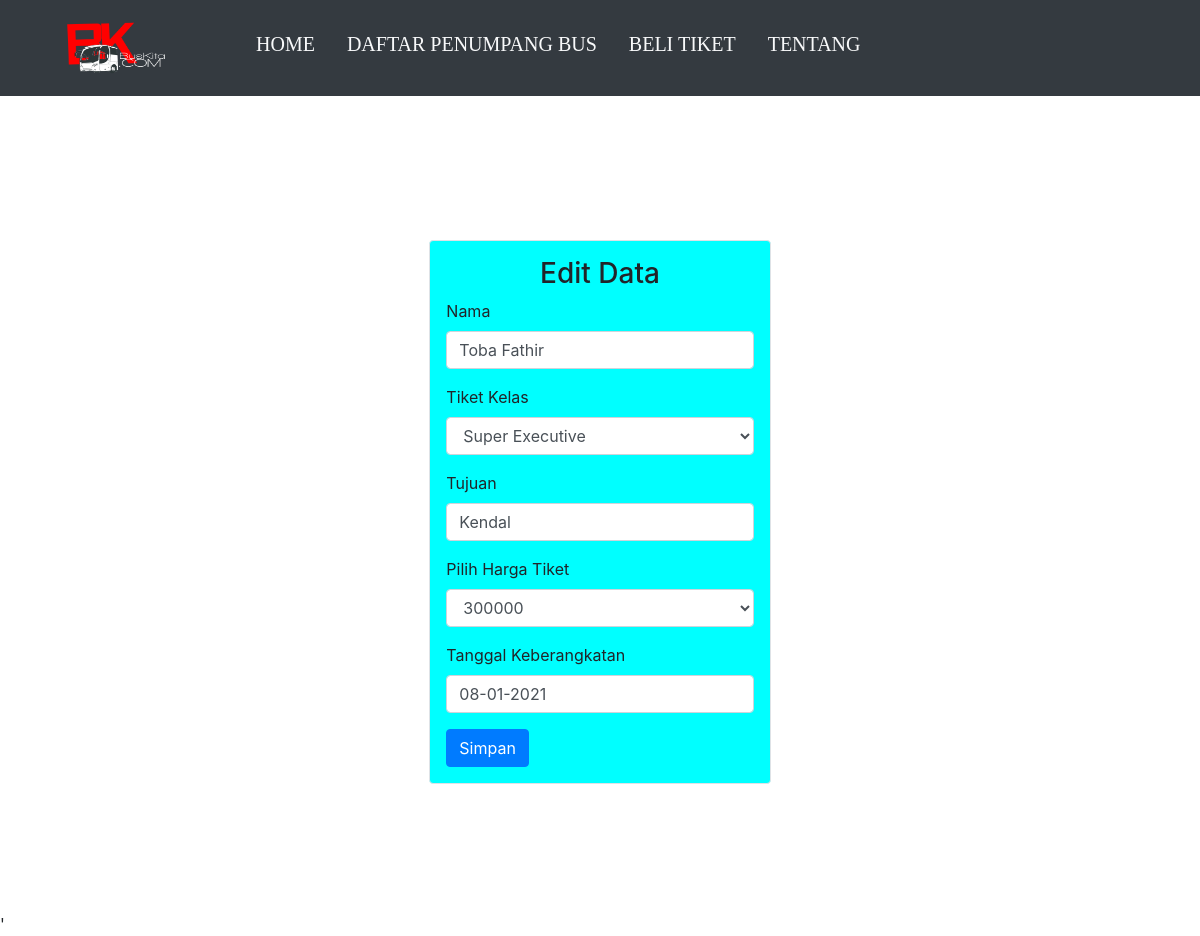
/edit.php?id_penumpang=110, run on the app's committed database.
### tables this page shows
CREATE TABLE `tiket` (
  `id_penumpang` int(11) NOT NULL,
  `nama_penumpang` varchar(100) DEFAULT NULL,
  `tiket_kelas` varchar(100) DEFAULT NULL,
  `tujuan` varchar(100) DEFAULT NULL,
  `harga_tiket` int(11) DEFAULT NULL,
  `tanggal` varchar(50) DEFAULT NULL
);

### edit.php (the view, shortened to what this page needs)
<?php
include "crud/connection.php";
$daftar=$db->query("select * from tiket where id_penumpang=".$_GET['id_penumpang']);
$data_daftar=$daftar->fetchAll();
?>
<!DOCTYPE html>
<html lang="en">
<head>
    <link rel="stylesheet" href="https://stackpath.bootstrapcdn.com/bootstrap/4.5.2/css/bootstrap.min.css">
    <link rel="stylesheet" href="//code.jquery.com/ui/1.12.1/themes/base/jquery-ui.css">
    <link rel="stylesheet" href="/resources/demos/style.css">
</head>
<body>
<div id="page-header">
    <div class="row">
        <div class="col">
            <nav class="navbar navbar-expand-lg navbar-light bg-dark">
                <div class="collapse navbar-collapse" id="navbarSupportedContent">
                    <a class="navbar-brand" href="index.php">
                      <img src="asset/img/logo1.png" style="height: 70px; width:200px">
                    </a>
                    <ul class="navbar-nav mr-auto" style="font-family:Cambria, Cochin, Georgia, Times, 'Times New Roman', serif; font-size: 20px;">
                      <li class="nav-item active">
                        <a class="nav-link text-light mt-2 mb-3 ml-3" href="index.php">HOME <span class="sr-only"></span></a>
                      </li>
                      <li class="nav-item active">
                        <a class="nav-link text-light mt-2 mb-3 ml-3" href="data_penumpang.php">DAFTAR PENUMPANG BUS <span class="sr-only"></span></a>
                      </li>
                      <li class="nav-item active">
                        <a class="nav-link text-light mt-2 mb-3 ml-3" href="beli.php">BELI TIKET <span class="sr-only"></span></a>
                      </li>
                      <li class="nav-item active">
                        <a class="nav-link text-light mt-2 mb-3 ml-3" href="about.html">TENTANG <span class="sr-only"></span></a>
                      </li>
                    </ul>
                </div>
            </nav>
        </div>
    </div>
</div>
<div class="container">
    <div class="row vh-100 justify-content-center mt-3">
        <div class="col-4 border rounded p-3 align-self-center" style="background-color: cyan;">
            <form action="crud/update.php" method="POST">
                <h3 class="text-center">Edit Data</h3>
            <div class="form-group">
                <label for="exampleInputEmail1">Nama</label>
                <input type="text" name="nama_penumpang" value="<?php echo $data_daftar[0]['nama_penumpang']; ?>" class="form-control" autocomplete="off" required>
            </div>
            <div class="form-group">
                <label for="exampleFormControlSelect1 ">Tiket Kelas</label>
                <select name="tiket_kelas" value="<?php echo $data_daftar[0]['tiket_kelas']; ?>" class="form-control" autocomplete="off">
                <?php
                $data=['Ekonomi','Patas','VIP','Executive','Super Executive'];
                ?>
                <?php foreach($data as $key):?>
                    <?php if($key==$data_daftar[0]['tiket_kelas']):?>
                    <option selected><?php echo $key;?></option>
                    <?php else:?>
                        <option><?php echo $key;?></option>
                    <?php endif;?>
                <?php endforeach;?>
                </select>
            </div>
            <div class="form-group">
                <label fqor="exampleInputPassword1">Tujuan</label>
                <input type="text" name="tujuan" value="<?php echo $data_daftar[0]['tujuan']; ?>" class="form-control" autocomplete="off" required>
            </div>
            <div class="form-group">
                <label for="exampleFormControlSelect1 ">Pilih Harga Tiket</label>
                <select name="harga_tiket" value="<?php echo number_format($data_daftar[0]['harga_tiket']); ?>" class="form-control" autocomplete="off">
                <?php
                $harga=[150000,300000,400000,450000,500000];
                ?>
                <?php foreach($harga as $key):?>
                    <?php if($key==$data_daftar[0]['harga_tiket']):?>
                    <option selected><?php echo $key;?></option>
                    <?php else:?>
                        <option><?php echo $key;?></option>
                    <?php endif;?>
                <?php endforeach;?>
                </select>
            </div>
            <div class="form-group">
                <label for="datepicker">Tanggal Keberangkatan</label>
                <input type="text" id="date" name="tanggal" value="<?php echo $data_daftar[0]['tanggal']; ?>" class="form-control" autocomplete="off" required>
            </div>
            <button type="submit" class="btn btn-primary" onclick="return confirm('Apakah Anda yakin untuk mengubah data ini???')">Simpan</button>
            </form>
        </div>
    </div>
</div>
</body>
</html>'

### asset/css/style.css (style rules this page uses)
body { background: #FFF; margin: 0; }
.container { width: 1024px; margin: 0 auto; }
img { display: block; height: auto; width: 100%; }

### data on the page
tiket: nama_penumpang "Toba Fathir", tiket_kelas "Super Executive", tujuan "Kendal", harga_tiket "300000", tanggal "08-01-2021"
